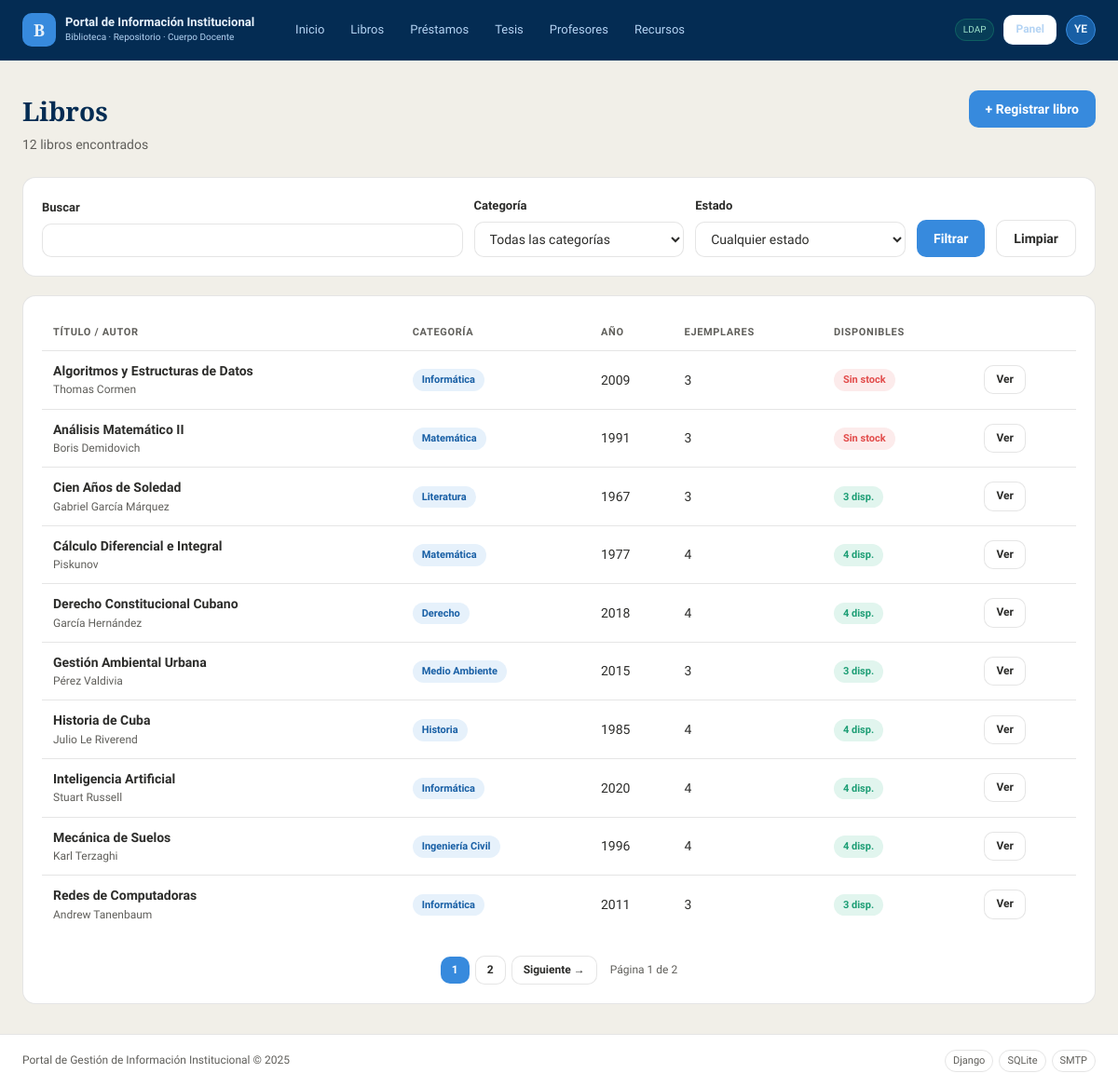
Screenshot of /biblioteca/libros/ (signed in) with the database file from the repository.
### biblioteca/models.py (models this page shows, shortened)
class Libro(models.Model):
    titulo    = models.CharField(max_length=300)
    autor     = models.CharField(max_length=200)
    editorial = models.CharField(max_length=200, blank=True)
    anio      = models.PositiveIntegerField(verbose_name='Año', null=True, blank=True)
    isbn      = models.CharField(max_length=20, blank=True, unique=True, null=True)
    categoria = models.ForeignKey(Categoria, on_delete=models.SET_NULL,
                                  null=True, blank=True, related_name='libros')
    descripcion  = models.TextField(blank=True)
    portada      = models.ImageField(upload_to='portadas/', null=True, blank=True)
    fecha_registro = models.DateTimeField(auto_now_add=True)
    class Meta:
        verbose_name        = 'Libro'
        verbose_name_plural = 'Libros'
        ordering            = ['titulo']
    def ejemplares_disponibles(self):
        return self.ejemplares.filter(estado='disponible').count()
    def total_ejemplares(self):
        return self.ejemplares.count()

class Categoria(models.Model):
    nombre      = models.CharField(max_length=100)
    descripcion = models.TextField(blank=True)
    class Meta:
        verbose_name        = 'Categoría'
        verbose_name_plural = 'Categorías'
        ordering            = ['nombre']
    def __str__(self):
        return self.nombre

### biblioteca/views.py (the view)
# urls.py: path('libros/',                           views.libro_list,         name='libro_list'),
@login_required
def libro_list(request):
    form    = BusquedaForm(request.GET)
    libros  = Libro.objects.select_related('categoria').prefetch_related('ejemplares')
    if form.is_valid():
        q         = form.cleaned_data.get('q')
        categoria = form.cleaned_data.get('categoria')
        estado    = form.cleaned_data.get('estado')
        if q:
            libros = libros.filter(
                Q(titulo__icontains=q) |
                Q(autor__icontains=q)  |
                Q(isbn__icontains=q)
            )
        if categoria:
            libros = libros.filter(categoria=categoria)
        if estado:
            libros = libros.filter(ejemplares__estado=estado).distinct()
    libros_page = paginar(libros, request, 10)
    return render(request, 'biblioteca/libro_list.html', {
        'libros': libros_page,
        'form':   form,
        'total':  libros.count(),
    })

### biblioteca/forms.py
class BusquedaForm(forms.Form):
    q         = forms.CharField(required=False, label='Buscar')
    categoria = forms.ModelChoiceField(
        queryset=Categoria.objects.all(),
        required=False, empty_label='Todas las categorías'
    )
    estado = forms.ChoiceField(
        choices=[('', 'Cualquier estado'),
                 ('disponible', 'Disponible'),
                 ('prestado',   'Prestado'),
                 ('reservado',  'Reservado')],
        required=False
    )

### biblioteca/views.py (called while the page is built)
def paginar(queryset, request, por_pagina=10):
    paginator = Paginator(queryset, por_pagina)
    pagina    = request.GET.get('pagina', 1)
    return paginator.get_page(pagina)

### templates/biblioteca/libro_list.html (shortened to what this page needs)
{% extends 'base.html' %}
{% block content %}
<div class="page-header">
  <div>
    <h1 class="page-header__title">Libros</h1>
    <p class="page-header__sub">{{ total }} libro{{ total|pluralize }} encontrado{{ total|pluralize }}</p>
  </div>
  {% if user.is_staff %}
    <a href="{% url 'biblioteca:libro_crear' %}" class="btn btn--primary">+ Registrar libro</a>
  {% endif %}
</div>
<div class="card" style="margin-bottom: 1.25rem;">
  <form method="get" style="display: flex; gap: 12px; flex-wrap: wrap; align-items: flex-end;">
    <div class="form-group" style="flex:2; margin:0;">
      <label>Buscar</label>
      {{ form.q }}
    </div>
    <div class="form-group" style="flex:1; margin:0;">
      <label>Categoría</label>
      {{ form.categoria }}
    </div>
    <div class="form-group" style="flex:1; margin:0;">
      <label>Estado</label>
      {{ form.estado }}
    </div>
    <button type="submit" class="btn btn--primary" style="height:40px;">Filtrar</button>
    <a href="{% url 'biblioteca:libro_list' %}" class="btn btn--secondary" style="height:40px;">Limpiar</a>
  </form>
</div>
<div class="card">
  <div class="table-wrap">
    <table>
      <thead>
        <tr>
          <th>Título / Autor</th>
          <th>Categoría</th>
          <th>Año</th>
          <th>Ejemplares</th>
          <th>Disponibles</th>
          <th></th>
        </tr>
      </thead>
      <tbody>
        {% for libro in libros %}
        <tr>
          <td>
            <div style="font-weight:600; color:var(--gris-texto);">{{ libro.titulo }}</div>
            <div style="font-size:12px; color:var(--gris-medio);">{{ libro.autor }}</div>
          </td>
          <td>
            {% if libro.categoria %}
              <span class="badge badge--info">{{ libro.categoria }}</span>
            {% else %}
              <span style="color:var(--gris-suave);">—</span>
            {% endif %}
          </td>
          <td>{{ libro.anio|default:"—" }}</td>
          <td>{{ libro.total_ejemplares }}</td>
          <td>
            {% if libro.ejemplares_disponibles > 0 %}
              <span class="badge badge--disponible">{{ libro.ejemplares_disponibles }} disp.</span>
            {% else %}
              <span class="badge badge--prestado">Sin stock</span>
            {% endif %}
          </td>
          <td>
            <a href="{% url 'biblioteca:libro_detail' libro.pk %}" class="btn btn--secondary btn--sm">Ver</a>
          </td>
        </tr>
        {% empty %}
        <tr>
          <td colspan="6" style="text-align:center; color:var(--gris-medio); padding: 2rem;">
            No se encontraron libros con esos criterios.
          </td>
        </tr>
        {% endfor %}
      </tbody>
    </table>
  </div>
  {% include 'includes/paginacion.html' with page_obj=libros %}
</div>
{% endblock %}

### templates/base.html (shortened to what this page needs)
<!DOCTYPE html>
<html lang="es">
<head>
  {% load static %}
  <link rel="stylesheet" href="{% static 'css/main.css' %}">
</head>
<body>
  {% include 'includes/navbar.html' %}
  <main class="main-content">
    <div class="container">
      {% block content %}{% endblock %}
    </div>
  </main>
  {% include 'includes/footer.html' %}
</body>
</html>

### templates/includes/navbar.html (shortened to what this page needs)
{% load static %}
<header class="navbar">
  <div class="navbar__inner">
    <a href="{% url 'home' %}" class="navbar__brand">
      <div class="navbar__logo">B</div>
      <div>
        <div class="navbar__title">Portal de Información Institucional</div>
        <div class="navbar__sub">Biblioteca · Repositorio · Cuerpo Docente</div>
      </div>
    </a>
    <nav class="navbar__nav">
      <a href="{% url 'home' %}" class="nav-link {% if request.resolver_match.url_name == 'home' %}nav-link--active{% endif %}">Inicio</a>
      <a href="{% url 'biblioteca:libro_list' %}" class="nav-link">Libros</a>
      <a href="{% url 'biblioteca:prestamo_list' %}" class="nav-link">Préstamos</a>
      <a href="{% url 'biblioteca:tesis_list' %}" class="nav-link">Tesis</a>
      <a href="{% url 'biblioteca:profesor_list' %}" class="nav-link">Profesores</a>
      <a href="{% url 'biblioteca:recurso_list' %}" class="nav-link">Recursos</a>
    </nav>
    <div class="navbar__auth">
      {% if user.is_authenticated %}
        <span class="ldap-badge">LDAP</span>
        {% if user.is_staff %}
          <a href="{% url 'biblioteca:panel' %}"
            class="btn btn--secondary btn--sm"
            style="color:var(--azul-palido); border-color:rgba(181,212,244,0.3);">
            Panel
          </a>
        {% endif %}
        <div class="user-menu">
          <div class="user-avatar">{{ user.username|slice:":2"|upper }}</div>
        </div>
      {% else %}
        <a href="{% url 'login' %}" class="btn btn--primary btn--sm">Iniciar sesión</a>
      {% endif %}
    </div>
  </div>
</header>

### templates/includes/paginacion.html (shortened to what this page needs)
{% if page_obj.has_other_pages %}
<div style="display:flex; align-items:center; justify-content:center;
            gap:6px; margin-top:1.5rem; flex-wrap:wrap;">
  {% for num in page_obj.paginator.page_range %}
    {% if page_obj.number == num %}
      <span class="btn btn--primary btn--sm">{{ num }}</span>
    {% elif num > page_obj.number|add:'-3' and num < page_obj.number|add:'3' %}
      <a href="?{% if request.GET.urlencode %}{{ request.GET.urlencode }}&{% endif %}pagina={{ num }}"
         class="btn btn--secondary btn--sm">{{ num }}</a>
    {% endif %}
  {% endfor %}
  {% if page_obj.has_next %}
    <a href="?{% if request.GET.urlencode %}{{ request.GET.urlencode }}&{% endif %}pagina={{ page_obj.next_page_number }}"
       class="btn btn--secondary btn--sm">Siguiente →</a>
  {% endif %}
  <span style="font-size:12px; color:var(--gris-medio); margin-left:8px;">
    Página {{ page_obj.number }} de {{ page_obj.paginator.num_pages }}
  </span>
</div>
{% endif %}

### templates/includes/footer.html
<footer class="footer">
  <div class="footer__inner">
    <span class="footer__copy">Portal de Gestión de Información Institucional &copy; 2025</span>
    <div class="footer__stack">
      <span class="tech-tag">Django</span>
      <span class="tech-tag">SQLite</span>
      <span class="tech-tag">SMTP</span>
    </div>
  </div>
</footer>

### rows the page displays
Libro: titulo "Algoritmos y Estructuras de Datos", autor "Thomas Cormen", categoria "Informática", anio "2009", total_ejemplares "3", shows "Sin stock"
Libro: titulo "Análisis Matemático II", autor "Boris Demidovich", categoria "Matemática", anio "1991", total_ejemplares "3", shows "Sin stock"
Libro: titulo "Cien Años de Soledad", autor "Gabriel García Márquez", categoria "Literatura", anio "1967", total_ejemplares "3", ejemplares_disponibles "3"
Libro: titulo "Cálculo Diferencial e Integral", autor "Piskunov", categoria "Matemática", anio "1977", total_ejemplares "4", ejemplares_disponibles "4"
Libro: titulo "Derecho Constitucional Cubano", autor "García Hernández", categoria "Derecho", anio "2018", total_ejemplares "4", ejemplares_disponibles "4"
Libro: titulo "Gestión Ambiental Urbana", autor "Pérez Valdivia", categoria "Medio Ambiente", anio "2015", total_ejemplares "3", ejemplares_disponibles "3"
Libro: titulo "Historia de Cuba", autor "Julio Le Riverend", categoria "Historia", anio "1985", total_ejemplares "4", ejemplares_disponibles "4"
Libro: titulo "Inteligencia Artificial", autor "Stuart Russell", categoria "Informática", anio "2020", total_ejemplares "4", ejemplares_disponibles "4"
Libro: titulo "Mecánica de Suelos", autor "Karl Terzaghi", categoria "Ingeniería Civil", anio "1996", total_ejemplares "4", ejemplares_disponibles "4"
Libro: titulo "Redes de Computadoras", autor "Andrew Tanenbaum", categoria "Informática", anio "2011", total_ejemplares "3", ejemplares_disponibles "3"

### other values shown
{{ user.username|slice:":2"|upper }} "YE"
{{ total }} "12"
{{ num }} "1"
{{ num }} "2"
{{ page_obj.number }} "1"
{{ page_obj.paginator.num_pages }} "2"
